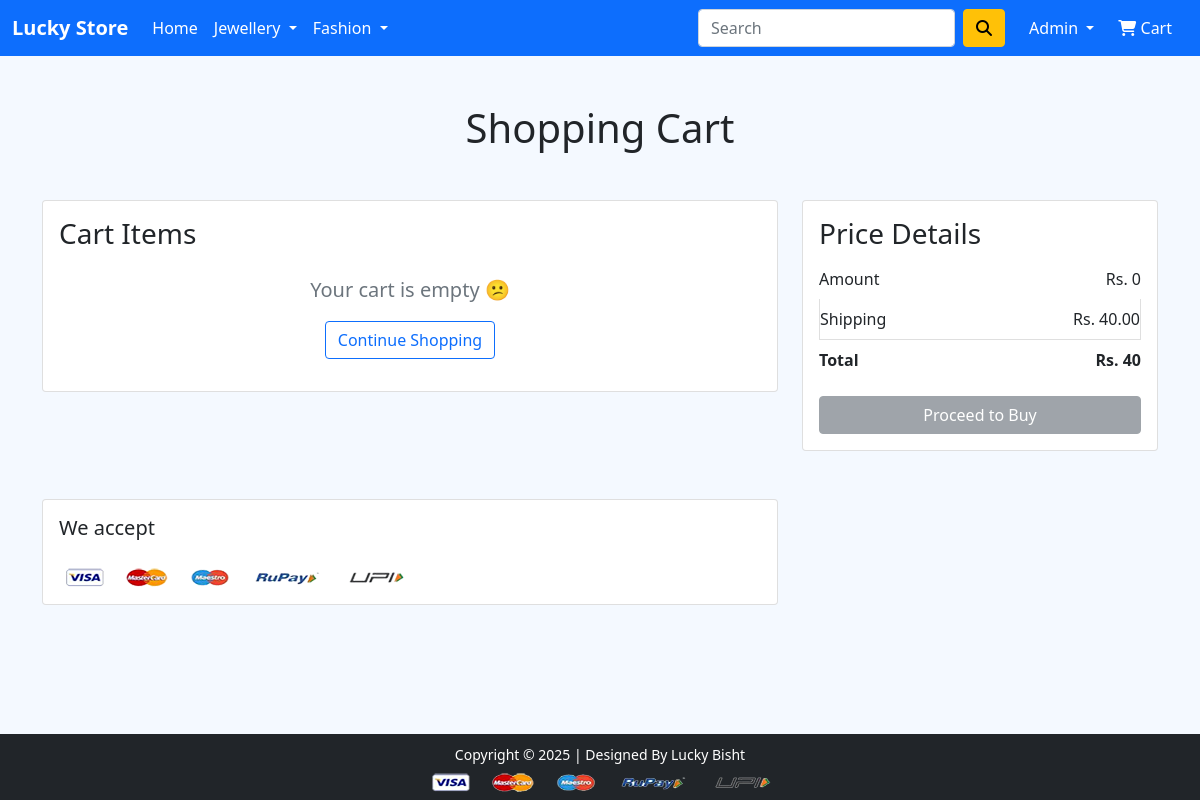
The app's page /cart/ (signed in), older data.
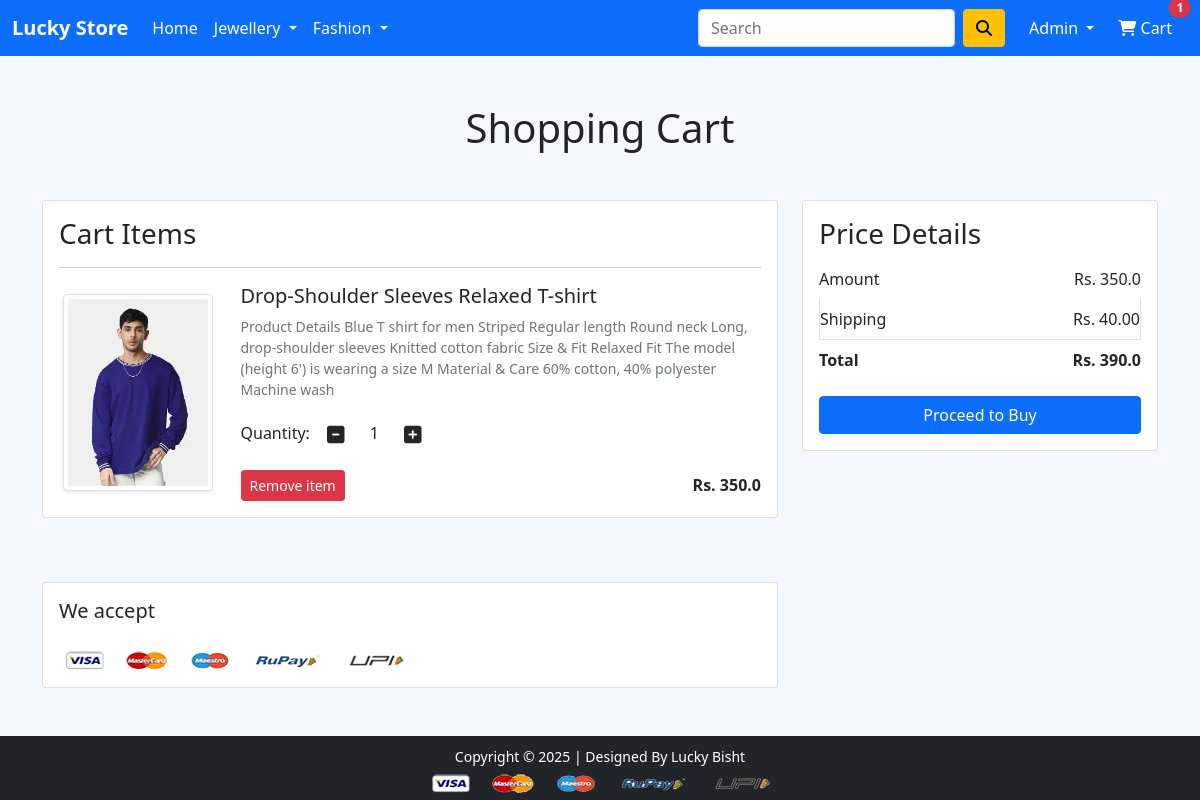
The same page, newer data.
### app/models.py (models this page shows, shortened)
class Cart(models.Model):
    user = models.ForeignKey(User, on_delete=models.CASCADE)
    product = models.ForeignKey(Product, on_delete=models.CASCADE, null=True, blank=True)
    amount = models.DecimalField(max_digits=10, decimal_places=3, default=0)
    quantity = models.PositiveIntegerField(default=1)
    razor_pay_order_id = models.CharField(max_length=100, null=True, blank=True)
    razor_pay_payment_id = models.CharField(max_length=100, null=True, blank=True)
    razorpay_payment_signature = models.CharField(max_length=100, null=True, blank=True)

class Product(models.Model):
    title = models.CharField(max_length=100)
    selling_price = models.FloatField()
    discounted_price = models.FloatField()
    description = models.TextField()
    brand = models.CharField(max_length=100)
    category = models.CharField(choices=CATEGORY_CHOICES, max_length=2)
    product_image = models.ImageField(upload_to='producting')

### app/views.py (the view)
# urls.py: path('cart/', views.show_cart, name='showcart'),
@login_required
def show_cart(request):
    user = request.user
    carts = Cart.objects.filter(user=user)
    amount = sum(item.quantity * item.product.discounted_price for item in carts)
    totalamount = amount + 40  # shipping
    return render(request, 'app/addtocart.html', {
        'carts': carts,
        'amount': amount,
        'totalamount': totalamount
    })

### app/context_processors.py (called while the page is built)
def cart_item_count(request):
    if request.user.is_authenticated:
        cart_count = Cart.objects.filter(user=request.user).count()
    else:
        cart_count = 0
    return {
        'cart_item_count': cart_count
    }

### app/templates/app/addtocart.html (shortened to what this page needs)
{% extends 'app/base.html' %}
{% load static %}
{% block main-content %}
<div class="container my-5">
  <h1 class="text-center mb-5">Shopping Cart</h1>
  <div class="row">
    <div class="col-sm-8">
      <div class="card mb-3">
        <div class="card-body">
          <h3>Cart Items</h3>
          {% for cart in carts %}
          <hr>
          <div class="row align-items-center">
            <div class="col-sm-3 text-center">
              {% if cart.product.product_image %}
              <img src="{{ cart.product.product_image.url }}"
                   class="img-fluid img-thumbnail shadow-sm"
                   height="150" width="150"
                   alt="{{ cart.product.title }}">
              {% endif %}
            </div>
            <div class="col-sm-9">
              <h5>{{ cart.product.title }}</h5>
              <p class="mb-2 text-muted small">
                {{ cart.product.description }}
              </p>
              <div class="my-3">
                <label>Quantity:</label>
                <button type="button" class="minus-cart btn" pid="{{ cart.product.id }}">
                  <i class="fas fa-minus-square fa-lg"></i>
                </button>
                <span class="mx-2">{{ cart.quantity }}</span>
                <button type="button" class="plus-cart btn" pid="{{ cart.product.id }}">
                  <i class="fas fa-plus-square fa-lg"></i>
                </button>
              </div>
              <div class="d-flex justify-content-between align-items-center">
                <a href="{% url 'remove_cart' cart.id %}"
                   class="btn btn-sm btn-danger" pid = "{{cart.product.id}}">
                   Remove item
                </a>
                <p class="mb-0">
                  <strong>Rs. {{ cart.product.discounted_price }}</strong>
                </p>
              </div>
            </div>
          </div>
          {% empty %}
          <p class="text-muted text-center fs-5 mt-4">
            Your cart is empty 😕 <br>
            <a href="/" class="btn btn-outline-primary mt-3">
              Continue Shopping
            </a>
          </p>
          {% endfor %}
        </div>
      </div>
    </div>
    <div class="col-sm-4">
      <div class="card">
        <div class="card-body">
          <h3>Price Details</h3>
          <ul class="list-group">
            <li class="list-group-item d-flex justify-content-between border-0 px-0">
              Amount <span>Rs. {{ amount }}</span>
            </li>
            <li class="list-group-item d-flex justify-content-between px-0">
              Shipping <span>Rs. 40.00</span>
            </li>
            <li class="list-group-item d-flex justify-content-between border-0 px-0">
              <strong>Total</strong>
              <strong>Rs. {{ totalamount }}</strong>
            </li>
          </ul>
          <div class="d-grid mt-3">
            {% if carts %}
            <a href="{% url 'checkout' %}" class="btn btn-primary">
              Proceed to Buy
            </a>
            {% else %}
            <button class="btn btn-secondary" disabled>
              Proceed to Buy
            </button>
            {% endif %}
          </div>
        </div>
      </div>
    </div>
  </div>
</div>
<div class="container my-5">
  <div class="row">
    <div class="col-sm-8">
      <div class="card">
        <div class="card-body">
          <h5 class="mb-4">We accept</h5>
          <img src="{% static 'app/images/payment.png' %}"
               alt="Payment Methods"
               class="img-fluid">
        </div>
      </div>
    </div>
  </div>
</div>
{% endblock main-content %}

### app/templates/app/base.html (shortened to what this page needs)
<!doctype html>
{% load static %}
<html lang="en">
<head>
  <link href="https://cdn.jsdelivr.net/npm/bootstrap@5.0.0-beta1/dist/css/bootstrap.min.css" rel="stylesheet">
  <link rel="stylesheet"
        href="https://cdnjs.cloudflare.com/ajax/libs/OwlCarousel2/2.3.4/assets/owl.carousel.min.css">
  <link rel="stylesheet"
        href="https://cdnjs.cloudflare.com/ajax/libs/OwlCarousel2/2.3.4/assets/owl.theme.default.min.css">
  <link rel="stylesheet"
        href="https://cdnjs.cloudflare.com/ajax/libs/font-awesome/6.5.1/css/all.min.css">
  <link rel="stylesheet" href="{% static 'app/css/style.css' %}">
</head>
<body class="d-flex flex-column min-vh-100">
<nav class="navbar navbar-expand-lg navbar-dark bg-primary">
  <div class="container-fluid">
    <a class="navbar-brand fw-bold" href="/">Lucky Store</a>
    <div class="collapse navbar-collapse" id="navbarSupportedContent">
      <ul class="navbar-nav me-auto mb-2 mb-lg-0">
        <li class="nav-item">
          <a class="nav-link active" href="/">Home</a>
        </li>
        <li class="nav-item dropdown">
          <a class="nav-link dropdown-toggle text-white" href="#" role="button" data-bs-toggle="dropdown">
            Jewellery
          </a>
        </li>
        <li class="nav-item dropdown">
          <a class="nav-link dropdown-toggle text-white" href="#" role="button" data-bs-toggle="dropdown">
            Fashion
          </a>
        </li>
      </ul>
      <form class="d-flex me-3">
        <input class="form-control me-2" type="search" placeholder="Search">
        <button class="btn btn-warning" type="submit">
          <i class="fa fa-search"></i>
        </button>
      </form>
      <ul class="navbar-nav mb-2 mb-lg-0">
        {% if request.user.is_authenticated %}
        <li class="nav-item dropdown">
          <a class="nav-link dropdown-toggle text-white" href="#" role="button" data-bs-toggle="dropdown">
            {{ request.user.username|capfirst }}
          </a>
        </li>
        <li class="nav-item mx-2">
          <a href="{% url 'showcart' %}" class="nav-link text-white position-relative">
            <i class="fa fa-shopping-cart"></i> Cart
            {% if cart_item_count > 0 %}
              <span class="position-absolute top-0 start-100 translate-middle badge rounded-pill bg-danger">
                {{ cart_item_count }}
              </span>
            {% endif %}
          </a>
        </li>
        {% endif %}
      </ul>
    </div>
  </div>
</nav>
<main class="flex-grow-1">
  {% block main-content %}{% endblock main-content %}
</main>
<footer class="container-fluid bg-dark text-center p-2 mt-auto">
  <small class="text-white">
    Copyright © 2025 | Designed By Lucky Bisht
  </small><br>
  <img src="{% static 'app/images/payment.png' %}" class="img-fluid mt-1">
</footer>
</body>
</html>

Row changes from the older to the newer data that the page shows:
added Cart: product.product_image (picture), product "Drop-Shoulder Sleeves Relaxed T-shirt", product.description "Product Details Blue T shirt for men Striped Regular length Round neck Long, drop-shoulder sleeves Knitted cotton fabric Size & Fit Relaxed Fit The model (height 6') is wearing a size M Material & Care 60% cotton, 40% polyester Machine wash", quantity "1", product.discounted_price "350.0"
Text that changed along with them:
{{ cart_item_count }}: (not shown) → "1"
{{ amount }}: "0" → "350.0"
{{ totalamount }}: "40" → "390.0"
text no longer shown: "Your cart is empty 😕 Continue Shopping"
